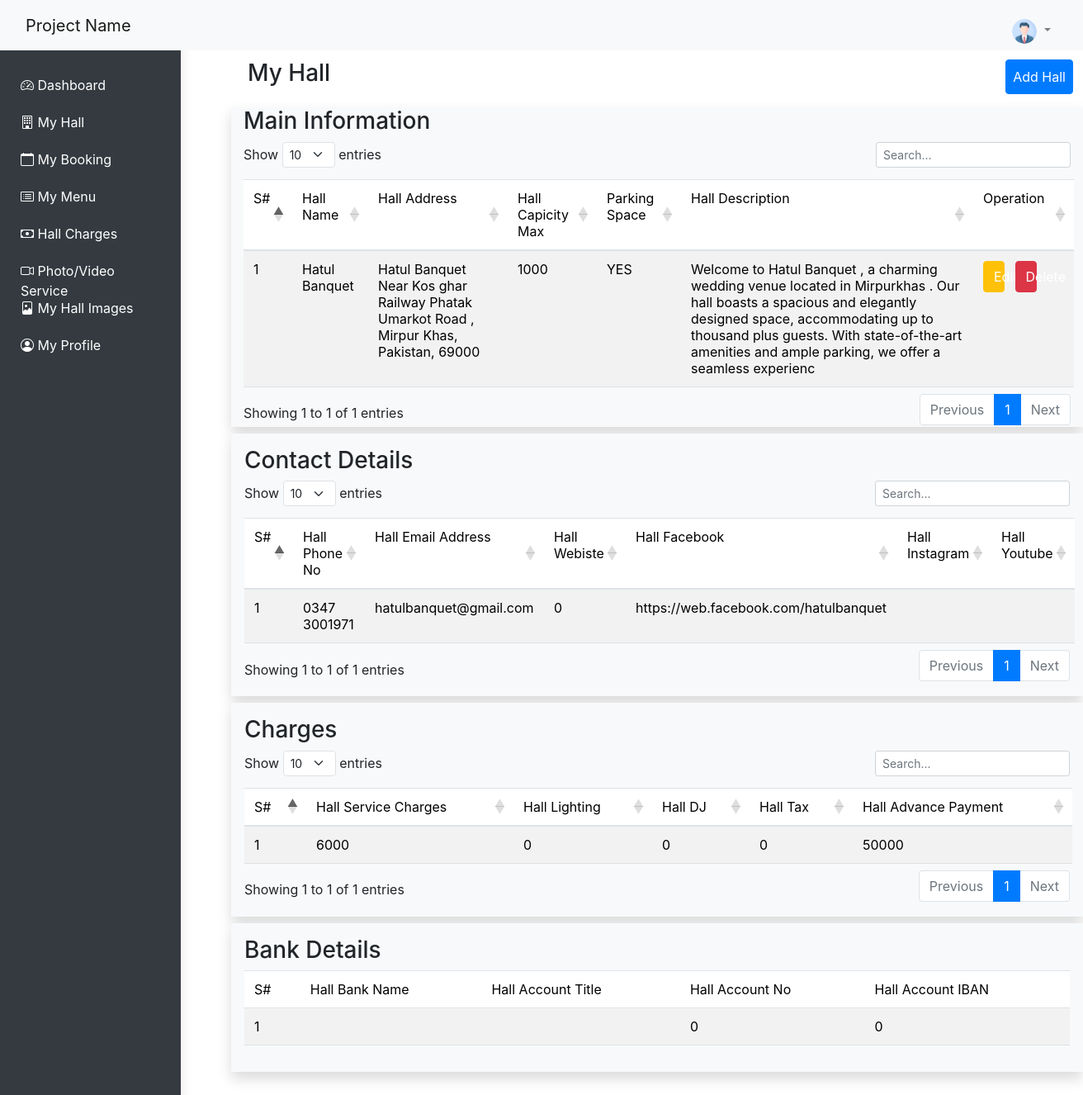
The page /MHBS/dashboard/myhall.php (signed in) on the database its author committed.
### tables this page shows
CREATE TABLE `hall_main_info` (
  `hall_id` int(11) NOT NULL,
  `user_id` int(11) NOT NULL,
  `hall_name` varchar(255) NOT NULL,
  `hall_city_name` varchar(255) NOT NULL,
  `hall_address` varchar(255) NOT NULL,
  `hall_max_capicity` varchar(255) NOT NULL,
  `hall_facilities` varchar(255) NOT NULL,
  `hall_parking` varchar(255) NOT NULL,
  `hall_desc` varchar(255) NOT NULL
);

CREATE TABLE `hall_contact` (
  `hall_contact_id` int(11) NOT NULL,
  `hall_id` int(11) NOT NULL,
  `hall_phone` varchar(200) NOT NULL,
  `hall_email` varchar(255) NOT NULL,
  `hall_website` varchar(255) NOT NULL,
  `hall_face` varchar(255) NOT NULL,
  `hall_insta` varchar(255) NOT NULL,
  `hall_you` varchar(255) NOT NULL
);

CREATE TABLE `hall_charges` (
  `hall_charges_id` int(11) NOT NULL,
  `hall_id` int(11) NOT NULL,
  `hall_service_charges` int(11) NOT NULL,
  `hall_lighting` int(11) NOT NULL,
  `hall_DJ` int(11) NOT NULL,
  `hall_tax` int(11) NOT NULL,
  `hall_advance_book` int(11) NOT NULL
);

CREATE TABLE `hall_bank_detail` (
  `hall_bank_id` int(11) NOT NULL,
  `hall_id` int(11) NOT NULL,
  `hall_bank_name` varchar(255) NOT NULL,
  `hall_bank_title` varchar(255) NOT NULL,
  `hall_acc_no` int(11) NOT NULL,
  `hall_iban` int(11) NOT NULL
);

### MHBS/dashboard/myhall.php (the view, shortened to what this page needs)
<?php
include("db.php");
if (isset($_SESSION["userid"])) {
    $user_id = $_SESSION["userid"];
?>
<!DOCTYPE html>
<html lang="en">
<head>
    <link rel="stylesheet" href="https://cdn.jsdelivr.net/npm/bootstrap@5.3.2/dist/css/bootstrap.min.css">
    <link href="https://cdn.jsdelivr.net/npm/bootstrap-icons/font/bootstrap-icons.css" rel="stylesheet">
    <link rel="stylesheet" href="https://cdn.datatables.net/1.11.5/css/dataTables.bootstrap5.min.css">
</head>
<body>
    <?php  include("sidebar.php"); ?>
  <div class="container">
  <div class="row">
  <div class="d-flex w-100 my">
        <h3 class="p-2 mt-2">My Hall</h3>
        <a href="addhallform.php" class="btn btn-primary mt-3 ms-auto p-2 mb-2">Add Hall</a>
    </div>
      <div class="col-lg-12 col-md-12 bg-light shadow  mt-2">
      <h3>Main Information</h3>
            <table id="menuTable" class="table table-striped table-hover">
            <thead>
            <tr>
                <td>S#</td>
                <td>Hall Name </td>
                <td>Hall Address </td>
                <td>Hall Capicity Max</td>
                <td>Parking Space</td>
                <td>Hall Description</td>
                <td>Operation</td>
            </tr>
              </thead>
             <?php
                        $no = 0;
                        $query = mysqli_query($con, "SELECT * FROM `hall_main_info` WHERE hall_id IN (SELECT hall_id FROM hall_main_info WHERE user_id = '$user_id')");
                        while ($row = mysqli_fetch_array($query)) {
                            $no++;
                        ?>
                            <tr>
                                <td><?php echo $no ?></td>
                                <td><?php echo $row['hall_name'];?></td>
                                <td><?php echo $row['hall_address'];?></td>
                                <td><?php echo $row['hall_max_capicity'];?></td>
                                <td><?php echo $row['hall_parking'];?></td>
                                <td><?php echo $row['hall_desc'];?></td>
                                <td>
                                    <a href="hall-edit.php?id=<?php echo $row["hall_id"]; ?> "  class="btn btn-warning text-white w-25 ">Edit</a>
                                    <a href="hall-delete.php?id=<?php echo $row["hall_id"]; ?>" class="btn btn-danger w-25 mx-2">Delete</a>
                                </td>
                            </tr>
                        <?php }  ?>
                </table>
            </div>
      <div class="col-lg-12 col-md-6 bg-light shadow  p-3 mt-2">
        <h3>Contact Details</h3>
          <table id="contactTable" class="table table-striped table-hover">
          <thead>
            <tr>
                <td>S#</td>
                <td>Hall Phone No </td>
                <td>Hall Email Address </td>
                <td>Hall Webiste</td>
                <td>Hall Facebook</td>
                <td>Hall Instagram</td>
                <td>Hall Youtube</td>
            </tr>
            </thead>
           <?php
                      $no = 0;
                      $query2 = mysqli_query($con, "SELECT * FROM `hall_contact` WHERE hall_id IN (SELECT hall_id FROM hall_main_info WHERE user_id = '$user_id')");
                      while ($row = mysqli_fetch_array($query2)) {
                          $no++;
                      ?>
                          <tr>
                              <td><?php echo $no ?></td>
                              <td><?php echo $row['hall_phone'];?></td>
                              <td><?php echo $row['hall_email'];?></td>
                              <td><?php echo $row['hall_website'];?></td>
                              <td><?php echo $row['hall_face'];?></td>
                              <td><?php echo $row['hall_insta'];?></td>
                              <td><?php echo $row['hall_you'];?></td>
                          </tr>
                      <?php }  ?>
              </table>
            </div>
            <div class="col-lg-12 col-md-6 bg-light shadow  p-3 mt-2">
        <h3>Charges</h3>
          <table id="chargesTable" class="table table-striped table-hover">
          <thead>
            <tr>
                <td>S#</td>
                <td>Hall Service Charges</td>
                <td>Hall Lighting</td>
                <td>Hall DJ</td>
                <td>Hall Tax</td>
                <td>Hall Advance Payment</td>
            </tr>
            </thead>
           <?php
                      $no = 0;
                      $query3 = mysqli_query($con, "SELECT * FROM `hall_charges` WHERE hall_id IN (SELECT hall_id FROM hall_main_info WHERE user_id = '$user_id')");
                      while ($row = mysqli_fetch_array($query3)) {
                          $no++;
                      ?>
                          <tr>
                              <td><?php echo $no ?></td>
                              <td><?php echo $row['hall_service_charges'];?></td>
                              <td><?php echo $row['hall_lighting'];?></td>
                              <td><?php echo $row['hall_DJ'];?></td>
                              <td><?php echo $row['hall_tax'];?></td>
                              <td><?php echo $row['hall_advance_book'];?></td>
                         </tr>
                      <?php }  ?>
              </table>
            </div>
            <div class="col-lg-12 col-md-6 bg-light shadow  p-3 mt-2">
        <h3>Bank Details</h3>
          <table id="chargesTable" class="table table-striped table-hover">
          <thead>
            <tr>
                <td>S#</td>
                <td>Hall Bank Name</td>
                <td>Hall Account Title</td>
                <td>Hall Account No</td>
                <td>Hall Account IBAN</td>
            </tr>
            </thead>
           <?php
                      $no = 0;
                      $query4 = mysqli_query($con, "SELECT * FROM `hall_bank_detail` WHERE hall_id IN (SELECT hall_id FROM hall_main_info WHERE user_id = '$user_id')");
                      while ($row = mysqli_fetch_array($query4)) {
                          $no++;
                      ?>
                          <tr>
                              <td><?php echo $no ?></td>
                              <td><?php echo $row['hall_bank_name'];?></td>
                              <td><?php echo $row['hall_bank_title'];?></td>
                              <td><?php echo $row['hall_acc_no'];?></td>
                              <td><?php echo $row['hall_iban'];?></td>
                         </tr>
                      <?php }  ?>
              </table>
            </div>
      </div>
      </div>
</body>
</html>
<?php }
else {
    header("location:../loginform.php");
}?>

### MHBS/dashboard/sidebar.php (style rules this page uses)
body { padding-top: 56px; padding-left:280px; background-color:#ffff; height:auto; }

### rows shown on the page
hall_main_info: hall_name "Hatul Banquet", hall_address "Hatul Banquet Near Kos ghar Railway Phatak Umarkot Road , Mirpur Khas, Pakistan, 69000", hall_max_capicity "1000", hall_parking "YES", hall_desc "Welcome to Hatul Banquet , a charming wedding venue located in Mirpurkhas . Our hall boasts a spacious and elegantly designed space, accommodating up to thousand plus guests. With state-of-the-art amenities and ample parking, we offer a seamless experienc"
hall_contact: hall_phone "0347 3001971", hall_email "hatulbanquet@gmail.com", hall_website "0", hall_face "https://web.facebook.com/hatulbanquet"
hall_charges: hall_service_charges "6000", hall_lighting "0", hall_DJ "0", hall_tax "0", hall_advance_book "50000"
hall_bank_detail: hall_acc_no "0", hall_iban "0"
